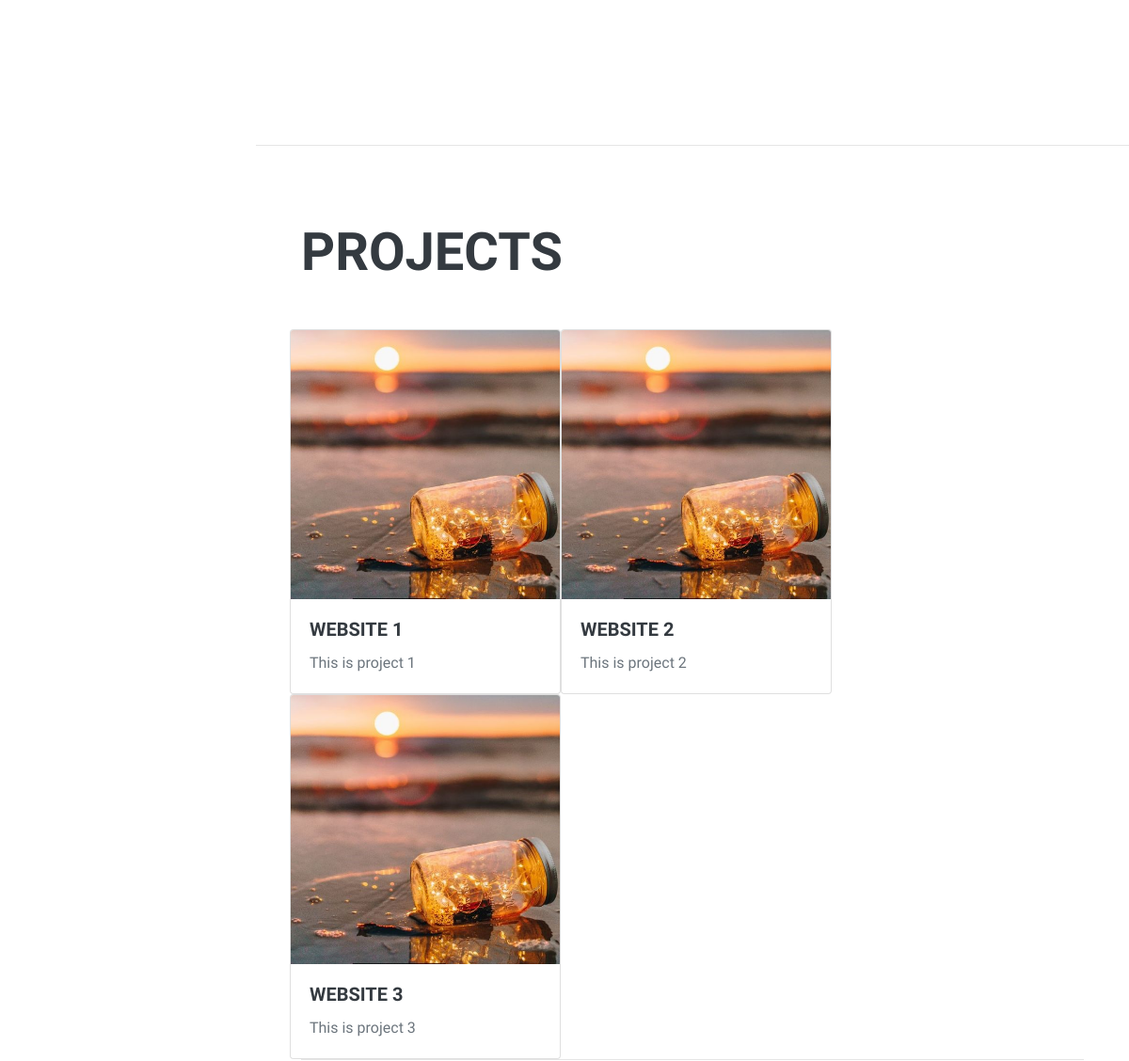
The app's page / (middle part), older data.
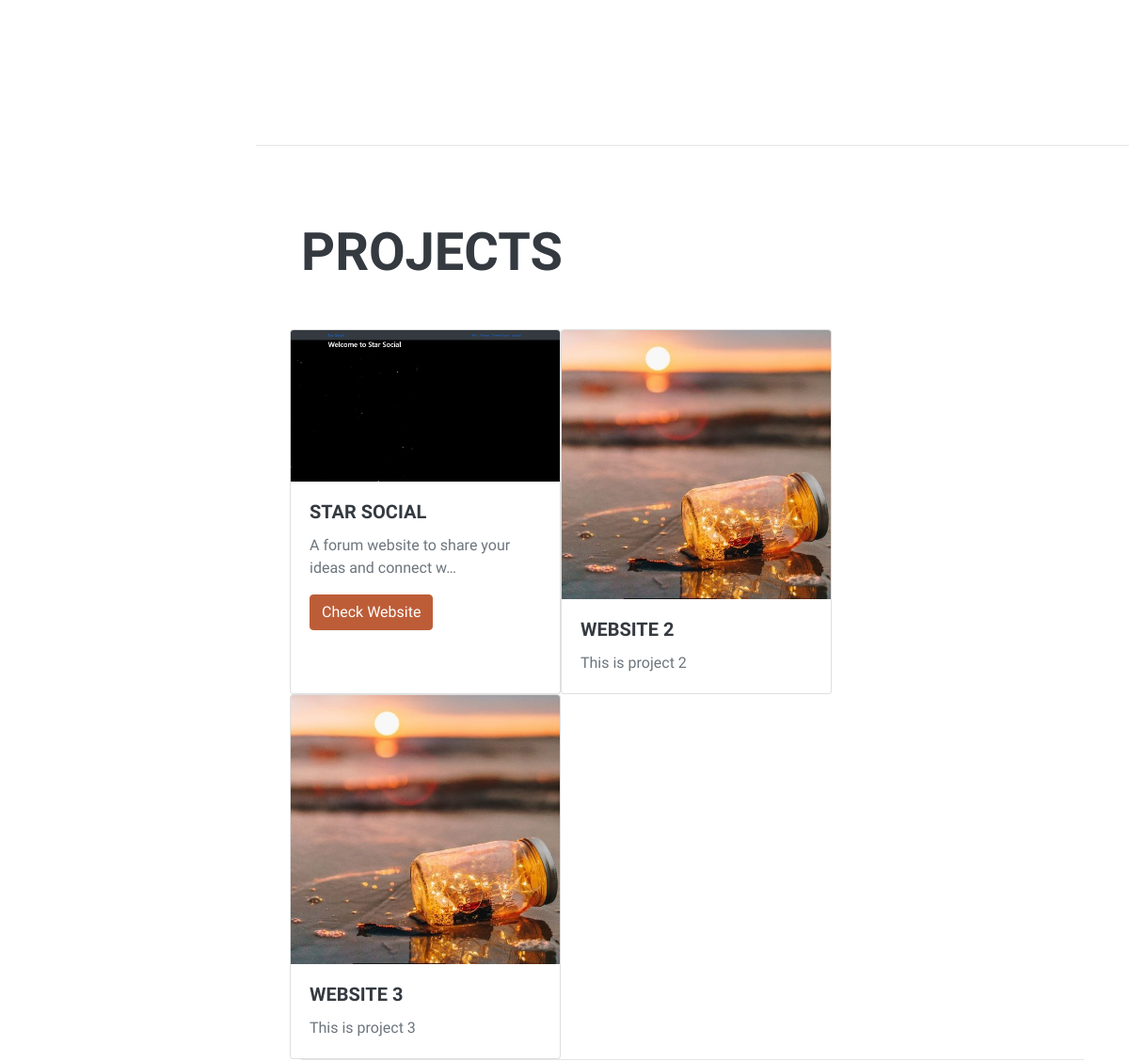
The same page, newer data.
### project/models.py (models this page shows, shortened)
class Project(models.Model):
    title = models.CharField(max_length=50)
    description = models.CharField(max_length=250)
    image = models.ImageField(upload_to='resume/images/')
    url = models.URLField(blank=True)
    def get_absolute_url(self):
        return reverse('detail', kwargs={
                'project_id':self.id
        })

### project/views.py (the view)
# urls.py: path('',views.index,name='index'),
def index(request):
    projects = Project.objects.all()
    context = {
     'projects':projects
    }
    return render(request, 'project/index.html',context)

### project/templates/project/index.html (shortened to what this page needs)
<!DOCTYPE html>
{% load static %}
<html lang="en">
    <head>
        <link href="{% static 'css/styles.css' %}" rel="stylesheet" />
    </head>
    <body id="page-top">
        <div class="container-fluid p-0">
            <section class="resume-section" id="interests">
            </section>
            <hr class="m-0" />
            <section class="resume-section" id="projects">
                <div class="resume-section-content">
                    <h2 class="mb-5">Projects</h2>
                    <div class="row">
                    {% for item in projects %}
                    <div class="card" style="width: 18rem;">
      <img class="card-img-top" src="{{ item.image.url }}" alt="Card image cap">
      <div class="card-body">
        <a href="{{ item.get_absolute_url }}"><h5 class="card-title">{{ item.title }}</h5></a>
        <p class="card-text">{{item.description|truncatechars:50}}</p>
        {% if item.url %}
        <a href="{{ item.url }}" class="btn btn-primary">Check Website</a>
        {% endif %}
      </div>
    </div>
{% endfor %}
</div>
    </body>
</html>

Row changes from the older to the newer data that the page shows:
removed Project: image (picture), title "WEBSITE 1", description "This is project 1"
added Project: image (picture), title "STAR SOCIAL", description "A forum website to share your ideas and connect w…"
